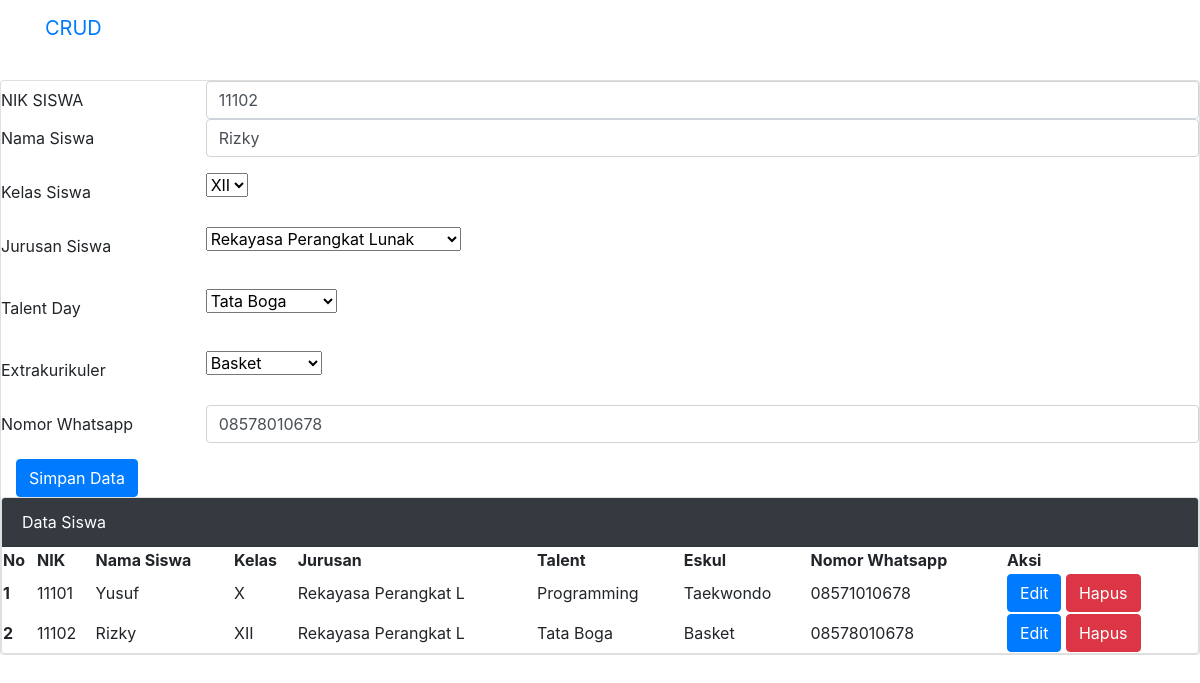
Screenshot of /index.php?op=ubah&NIK=11102 with the database file from the repository.
### tables this page shows
CREATE TABLE `tb_siswa` (
  `NIK` int(11) NOT NULL,
  `nama` varchar(20) NOT NULL,
  `kelas` varchar(20) NOT NULL,
  `jurusan` varchar(20) NOT NULL,
  `talent` varchar(20) NOT NULL,
  `eskul` varchar(20) NOT NULL,
  `nomor_wa` varchar(20) NOT NULL
);

### index.php (the view, shortened to what this page needs)
<?php
include "koneksi.php";
$NIK = "";
$nama = "";
$kelas = "";
$jurusan = "";
$talent = "";
$eskul = "";
$nomor_wa = "";
if (isset($_GET['op'])) {
    $op = $_GET['op'];
} else {
    $op = "";
}
if ($op == 'ubah') {
    $NIK = $_GET['NIK'];
    $query = "SELECT * FROM tb_siswa WHERE NIK = '$NIK'";
    $ubah = mysqli_query($conn, $query);
    $tampil = mysqli_fetch_array($ubah);
    $nama = $tampil['nama'];
    $kelas = $tampil['kelas'];
    $jurusan = $tampil['jurusan'];
    $talent = $tampil['talent'];
    $eskul = $tampil['eskul'];
    $nomor_wa = $tampil['nomor_wa'];
}
?>
<!DOCTYPE html>
<html lang="en">
<head>
    <link href="css/bootstrap.min.css" rel="stylesheet">
</head>
<body>
    <nav class="navbar bg-body-tertiary mb-4">
        <div class="container">
            <a class="navbar-brand" href="#">CRUD
            </a>
        </div>
    </nav>
    <div class="card">
        <form action="simpan.php" method="POST">
            <div class="mb-3 row">
                <label for="NIK" class="col-sm-2 col-form-label">NIK SISWA</label>
                <div class="col-sm-10">
                    <input type="number" name="NIK" value="<?php echo $NIK ?>" class="form-control" id="NIK" placeholder="ex : 010101">
                </div>
                <label for="nama" class="col-sm-2 col-form-label">Nama Siswa</label>
                <div class="col-sm-10">
                    <input type="text" name="nama" class="form-control" id="nama" value="<?php echo $nama ?>" placeholder="ex : Ucup">
                </div>
            </div>
            <div class="mb-3 row">
                <label for="kelas" class="col-sm-2 col-form-label">Kelas Siswa</label>
                <div class="col-sm-10">
                    <select id="kelas" name="kelas" class="form-select form-select-sm" aria-label="Small select example">
                        <option value="XII" <?php if ($kelas == 'XII') echo 'selected'; ?>>XII</option>
                    </select>
                </div>
            </div>
            <div class="mb-3 row">
                <label for="jurusan" class="col-sm-2 col-form-label">Jurusan Siswa</label>
                <div class="col-sm-10">
                    <select id="jurusan" name="jurusan" class="form-select" aria-label="Default select example">
                        <option value="Rekayasa Perangkat Lunak" <?php if ($jurusan == 'Rekayasa Perangkat Lunak') echo 'selected'; ?>>Rekayasa Perangkat Lunak</option>
                    </select>
                </div>
            </div>
            <div class="mb-3 row mt-4">
                <label for="talent" class="col-sm-2 col-form-label">Talent Day</label>
                <div class="col-sm-10">
                    <select id="talent" name="talent" class="form-select">
                        <option value="Tata Boga" <?php if ($talent == 'Tata Boga') echo 'selected'; ?>>Tata Boga</option>
                    </select>
                </div>
            </div>
            <div class="mb-3 row mt-4">
                <label for="eskul" class="col-sm-2 col-form-label">Extrakurikuler</label>
                <div class="col-sm-10">
                    <select id="eskul" name="eskul" class="form-select">
                        <option value="Basket" <?php if ($eskul == 'Basket') echo 'selected'; ?>>Basket</option>
                    </select>
                </div>
            </div>
        <div class="mb-3 row">
            <label for="nama" class="col-sm-2 col-form-label">Nomor Whatsapp</label>
            <div class="col-sm-10">
                <input type="text" name="nomor_wa" class="form-control" id="no" value="<?php echo $nomor_wa ?>" placeholder="ex : 0857">
            </div>
        </div>
        <div class="col-12" align="left">
            <button type="submit" name="simpan" value="Simpan Data" class="btn btn-primary">Simpan Data</button>
        </div>
    </form>
    <div class="card">
        <div class="card-header text-white bg-dark">
            Data Siswa
        </div>
        <table class="card-body">
            <thead>
                <tr>
                    <th scope="col">No</th>
                    <th scope="col">NIK</th>
                    <th scope="col">Nama Siswa</th>
                    <th scope="col">Kelas</th>
                    <th scope="col">Jurusan</th>
                    <th scope="col">Talent</th>
                    <th scope="col">Eskul</th>
                    <th scope="col">Nomor Whatsapp</th>
                    <th scope="col">Aksi</th>
                </tr>
            </thead>
            <tbody>
                <?php
                $query = "SELECT * FROM tb_siswa ORDER BY NIK ASC";
                $tampil = mysqli_query($conn, $query);
                $urut = 1;
                while ($result = mysqli_fetch_array($tampil)) {
                    $NIK = $result['NIK'];
                    $nama = $result['nama'];
                    $kelas = $result['kelas'];
                    $jurusan = $result['jurusan'];
                    $talent = $result['talent'];
                    $eskul = $result['eskul'];
                    $nomor_wa = $result['nomor_wa'];
                ?>
                    <tr>
                        <th scope="row"><?php echo $urut++; ?></th>
                        <td><?php echo $NIK; ?></td>
                        <td><?php echo $nama; ?></td>
                        <td><?php echo $kelas; ?></td>
                        <td><?php echo $jurusan; ?></td>
                        <td><?php echo $talent; ?></td>
                        <td><?php echo $eskul; ?></td>
                        <td><?php echo $nomor_wa; ?></td>
                        <td>
                            <a href="index.php?op=ubah&NIK=<?php echo $NIK; ?>"><button type="button" class="btn btn-primary">Edit</button></a>
                            <a href="delete.php?NIK=<?php echo $NIK; ?>" onclick="return confirm('Apakah Anda Yakin Ingin Menghapus Data Ini ???')"><button type="button" class="btn btn-danger">Hapus</button></a>
                        </td>
                    </tr>
                <?php
                }
                ?>
            </tbody>
        </table>
    </div>
</div>
</body>
</html>

### rows the page displays
tb_siswa: nama "Rizky", kelas "XII", talent "Tata Boga", eskul "Basket", nomor_wa "08578010678", NIK "11102", jurusan "Rekayasa Perangkat L"
tb_siswa: NIK "11101", nama "Yusuf", kelas "X", jurusan "Rekayasa Perangkat L", talent "Programming", eskul "Taekwondo", nomor_wa "08571010678"
